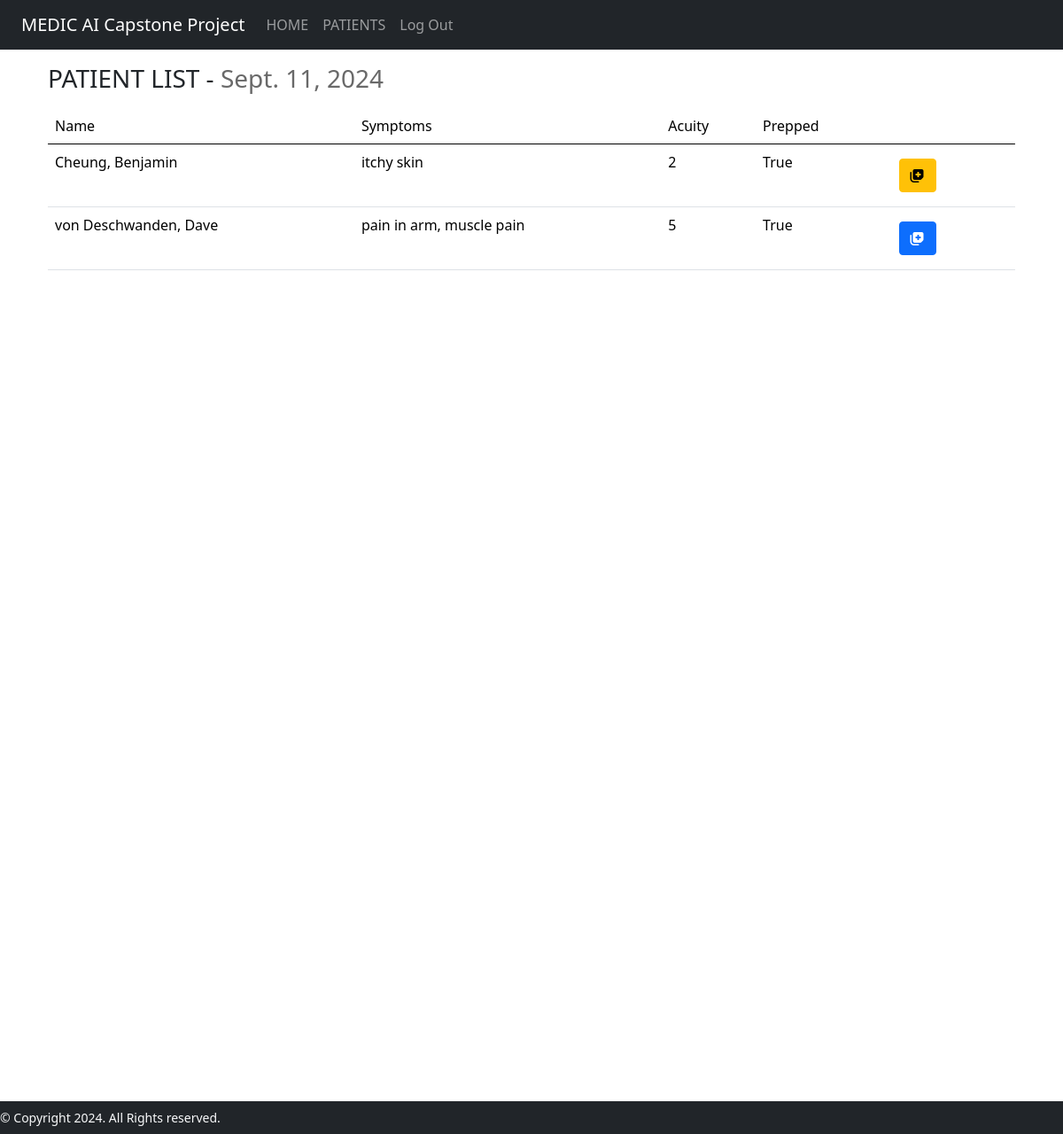
/patientlist (signed in), run on the app's committed database.
### medicAI/models.py (models this page shows)
class Hospital_Visit(models.Model):
    ACUITY_CHOICES = [
        ('1', '1'),
        ('2', '2'),
        ('3', '3'),
        ('4', '4'),
        ('5', '5'),
    ]
    patient = models.ForeignKey(Patient, on_delete=models.CASCADE)
    symptom_start_date = models.DateField(default=timezone.now, blank=True)
    acuity = models.CharField(max_length=1, choices=ACUITY_CHOICES, default='5')
    temperature = models.DecimalField(
        max_digits=3,
        decimal_places=1,
        null=True,
        blank=True,
        validators=[MinValueValidator(30), MaxValueValidator(45)]
    )
    heart_rate = models.IntegerField(null=True, blank=True)
    prescription = models.CharField(max_length=200, blank=True)
    diagnosis = models.CharField(max_length=200, blank=True)
    seen_nurse = models.BooleanField(default=False)
    er_doctor = models.ForeignKey(User, on_delete=models.CASCADE, null=True)
    symptoms = models.CharField(max_length=500, null=True, blank=True)
    def __str__(self):
        return f'Patient: {self.patient} | Date: {self.symptom_start_date}'

class Patient(models.Model):
    BLOOD_TYPE = [
        ('AB+', 'AB+'),
        ('AB-', 'AB-'),
        ('A+', 'A+'),
        ('A-', 'A-'),
        ('B+', 'B+'),
        ('B-', 'B-'),
        ('O+', 'O+'),
        ('O-', 'O-'),
    ]
    SEX_CHOICES = [
        ('Male', 'Male'),
        ('Female', 'Female'),
        ('Other', 'Other'),
    ]
    first_name = models.CharField(max_length=64)
    last_name = models.CharField(max_length=64)
    dob = models.DateField()
    address = models.CharField(max_length=64, blank=True)
    phone_number = models.CharField(max_length=10, blank=True)
    height = models.IntegerField(blank=True)
    weight = models.IntegerField(blank=True)
    sex = models.CharField(max_length=6, choices=SEX_CHOICES)
    ohip = models.CharField(max_length=12)
    blood_type = models.CharField(
        max_length=3,
        choices=BLOOD_TYPE,
        default="",
        blank=True
    )
    def __str__(self):
        return f'ID: {self.id} | {self.first_name} {self.last_name}'

### medicAI/views.py (the view)
# urls.py: path("patientlist", views.patientlist, name="patientlist"),
def patientlist(request):
    all_hospital_visits = Hospital_Visit.objects.all().order_by('acuity')
    print(all_hospital_visits)
    context = {
        "hospital_visits": all_hospital_visits,
        "date": datetime.today().date()
    }
    return render(request, "medicAI/patientlist.html", context)

### medicAI/templates/medicAI/patientlist.html (shortened to what this page needs)
{% extends "medicAI/layout.html" %}
{% load l10n %}
{% block body %}
    <div class="container">
        <h3 style="margin: 1rem 0;">PATIENT LIST - <span style="color: dimgray;">{{ date|localize }}</span></h3>
        {% if hospital_visits %}
        <table class="table table-hover">
            <thead>
                <tr>
                    <td class="col">Name</td>
                    <td class="col disable-col">Symptoms</td>
                    <td class="col">Acuity</td>
                    <td class="col">Prepped</td>
                    <td class="col"></td>
                </tr>
            </thead>
            {% for visit in hospital_visits %}
            <tr>
                <td>{{ visit.patient.last_name }}, {{ visit.patient.first_name }}</td>
                <td class="disable-col">
                    {% if visit.symptoms %}
                        {{ visit.symptoms }}
                    {% endif %}
                </td>
                <td>{{visit.acuity}}</td>
                <td>{{visit.seen_nurse}}</td>
                <td class=" text-left">
                    {% if visit.acuity == "1" %}
                    <a class="nav-link link-light" href="{% url 'patientinfo' patient_id=visit.patient.id %}">
                        <button type="button" class="btn btn-danger">
                            <i class="fa-solid fa-notes-medical"></i>
                        </button>
                    </a>
                    {% elif visit.acuity > "1" and "4" > visit.acuity %}
                    <a class="nav-link link-light" href="{% url 'patientinfo' patient_id=visit.patient.id %}">
                        <button type="button" class="btn btn-warning">
                            <i class="fa-solid fa-notes-medical"></i>
                        </button>
                    </a>
                    {% else %}
                    <a class="nav-link link-light" href="{% url 'patientinfo' patient_id=visit.patient.id %}">
                        <button type="button" class="btn btn-primary">
                            <i class="fa-solid fa-notes-medical"></i>
                        </button>
                    </a>
                    {% endif %}
                </td>
            </tr>
            {% endfor %}
        </table>
        {% endif %}
    </div>
{% endblock %}

### medicAI/static/medicAI/styles.css (style rules this page uses)
body { min-height: 80rem; }

### data on the page
Hospital_Visit: patient.last_name "Cheung", patient.first_name "Benjamin", symptoms "itchy skin", acuity "2", seen_nurse "True"
Hospital_Visit: patient.last_name "von Deschwanden", patient.first_name "Dave", symptoms "pain in arm, muscle pain", acuity "5", seen_nurse "True"

### other printed values
{{ date|localize }} "Sept. 11, 2024"
